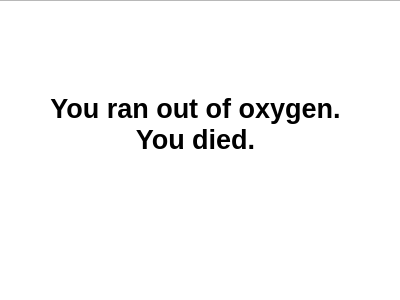
<?xml version="1.0" encoding="UTF-8"?>
<ui version="4.0">
 <class>Dead</class>
 <widget class="QDialog" name="Dead">
  <property name="geometry">
   <rect>
    <x>0</x>
    <y>0</y>
    <width>400</width>
    <height>300</height>
   </rect>
  </property>
  <property name="windowTitle">
   <string>Dialog</string>
  </property>
  <widget class="QTextBrowser" name="textBrowser">
   <property name="geometry">
    <rect>
     <x>-10</x>
     <y>0</y>
     <width>411</width>
     <height>301</height>
    </rect>
   </property>
   <property name="html">
    <string>&lt;!DOCTYPE HTML PUBLIC &quot;-//W3C//DTD HTML 4.0//EN&quot; &quot;http://www.w3.org/TR/REC-html40/strict.dtd&quot;&gt;
&lt;html&gt;&lt;head&gt;&lt;meta name=&quot;qrichtext&quot; content=&quot;1&quot; /&gt;&lt;style type=&quot;text/css&quot;&gt;
p, li { white-space: pre-wrap; }
&lt;/style&gt;&lt;/head&gt;&lt;body style=&quot; font-family:'MS Shell Dlg 2'; font-size:8.25pt; font-weight:400; font-style:normal;&quot;&gt;
&lt;p align=&quot;center&quot; style=&quot;-qt-paragraph-type:empty; margin-top:0px; margin-bottom:0px; margin-left:0px; margin-right:0px; -qt-block-indent:0; text-indent:0px;&quot;&gt;&lt;br /&gt;&lt;/p&gt;
&lt;p align=&quot;center&quot; style=&quot;-qt-paragraph-type:empty; margin-top:0px; margin-bottom:0px; margin-left:0px; margin-right:0px; -qt-block-indent:0; text-indent:0px; font-size:20pt; font-weight:600;&quot;&gt;&lt;br /&gt;&lt;/p&gt;
&lt;p align=&quot;center&quot; style=&quot;-qt-paragraph-type:empty; margin-top:0px; margin-bottom:0px; margin-left:0px; margin-right:0px; -qt-block-indent:0; text-indent:0px;&quot;&gt;&lt;br /&gt;&lt;/p&gt;
&lt;p align=&quot;center&quot; style=&quot;-qt-paragraph-type:empty; margin-top:0px; margin-bottom:0px; margin-left:0px; margin-right:0px; -qt-block-indent:0; text-indent:0px; font-size:20pt; font-weight:600;&quot;&gt;&lt;br /&gt;&lt;/p&gt;
&lt;p align=&quot;center&quot; style=&quot; margin-top:0px; margin-bottom:0px; margin-left:0px; margin-right:0px; -qt-block-indent:0; text-indent:0px;&quot;&gt;&lt;span style=&quot; font-size:20pt; font-weight:600;&quot;&gt;You ran out of oxygen.&lt;/span&gt;&lt;/p&gt;
&lt;p align=&quot;center&quot; style=&quot; margin-top:0px; margin-bottom:0px; margin-left:0px; margin-right:0px; -qt-block-indent:0; text-indent:0px;&quot;&gt;&lt;span style=&quot; font-size:20pt; font-weight:600;&quot;&gt;You died.&lt;/span&gt;&lt;/p&gt;&lt;/body&gt;&lt;/html&gt;</string>
   </property>
  </widget>
 </widget>
 <resources/>
 <connections/>
</ui>
